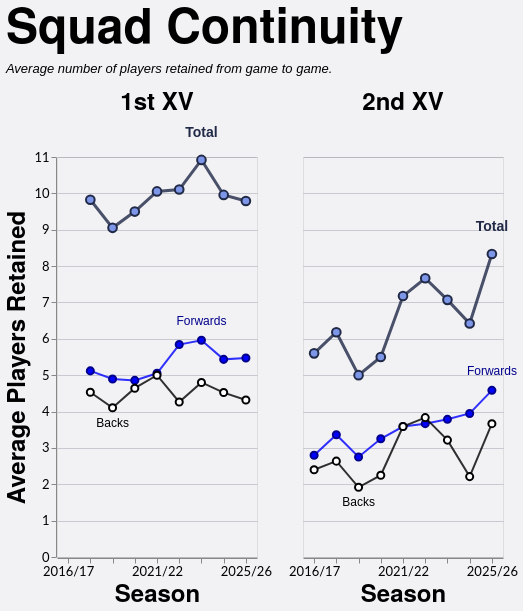

Here is the Vega-Lite specification saved for this chart:
### Vega-Lite specification from a JSON file in a GitHub repository (floating-point values rounded to 4 significant figures)
{"config": {"axis": {"labelFont": "Lato, sans-serif", "titleFont": "PT Sans Narrow, Helvetica Neue, Helvetica, Arial, sans-serif", "labelFontSize": 13, "titleFontSize": 24, "gridColor": "#202947", "gridOpacity": 0.2}, "header": {"labelFont": "PT Sans Narrow, Helvetica Neue, Helvetica, Arial, sans-serif", "titleFont": "PT Sans Narrow, Helvetica Neue, Helvetica, Arial, sans-serif", "labelFontSize": 24, "titleFontSize": 28, "labelFontWeight": "bold", "orient": "left"}, "legend": {"labelFont": "Lato, sans-serif", "titleFont": "PT Sans Narrow, Helvetica Neue, Helvetica, Arial, sans-serif", "labelFontSize": 14, "titleFontSize": 16, "titlePadding": 5, "fillColor": "white", "strokeColor": "black", "padding": 10, "titleFontWeight": "lighter", "titleFontStyle": "italic", "titleColor": "gray", "offset": 10}, "title": {"font": "PT Sans Narrow, Helvetica Neue, Helvetica, Arial, sans-serif", "fontSize": 48, "fontWeight": "bold", "anchor": "start", "align": "center", "titlePadding": 20, "subtitlePadding": 10, "subtitleFontSize": 13, "subtitleColor": "", "subtitleFontStyle": "italic", "offset": 15, "color": "black"}, "axisX": {"labelAngle": 0}, "facet": {"title": null, "header": null, "align": {"row": "each", "column": "each"}}, "resolve": {"scale": {"y": "independent", "facet": "independent"}}, "background": "#f2f1f4"}, "data": {"name": "data-ec689bdd12c7f8f3a508aaa3ac8a17eb"}, "facet": {"column": {"field": "squad", "header": {"labelExpr": "datum.value + ' XV'", "labelFontSize": 24}, "sort": ["1st", "2nd"], "title": null, "type": "nominal"}}, "spec": {"layer": [{"mark": {"type": "line", "color": "#202946", "opacity": 0.8, "point": {"filled": true, "color": "#7d96e8", "stroke": "#202946", "size": 75, "strokeWidth": 2}, "strokeWidth": 3}, "encoding": {"detail": [{"field": "unit", "type": "nominal"}], "tooltip": [{"field": "season", "title": "Season", "type": "ordinal"}, {"field": "squad", "title": "Squad", "type": "nominal"}, {"field": "unit", "title": "Unit", "type": "nominal"}, {"field": "retained", "format": ".1f", "title": "Avg Retained", "type": "quantitative"}], "x": {"axis": {"labelAngle": 0, "labelOverlap": "parity"}, "field": "season", "sort": "ascending", "title": "Season", "type": "ordinal"}, "y": {"axis": {"tickMinStep": 1}, "field": "retained", "scale": {"zero": true}, "title": "Average Players Retained", "type": "quantitative"}}, "transform": [{"filter": "(datum.unit === 'Total')"}]}, {"mark": {"type": "line", "color": "blue", "opacity": 0.8, "point": {"filled": true, "color": "blue", "stroke": "darkblue", "size": 50, "strokeWidth": 2}, "strokeWidth": 2}, "encoding": {"detail": [{"field": "unit", "type": "nominal"}], "tooltip": [{"field": "season", "title": "Season", "type": "ordinal"}, {"field": "squad", "title": "Squad", "type": "nominal"}, {"field": "unit", "title": "Unit", "type": "nominal"}, {"field": "retained", "format": ".1f", "title": "Avg Retained", "type": "quantitative"}], "x": {"axis": {"labelAngle": 0, "labelOverlap": "parity"}, "field": "season", "sort": "ascending", "title": "Season", "type": "ordinal"}, "y": {"axis": {"tickMinStep": 1}, "field": "retained", "scale": {"zero": true}, "title": "Average Players Retained", "type": "quantitative"}}, "transform": [{"filter": "(datum.unit === 'Forwards')"}]}, {"mark": {"type": "line", "color": "black", "opacity": 0.8, "point": {"filled": true, "color": "white", "stroke": "black", "size": 50, "strokeWidth": 2}, "strokeWidth": 2}, "encoding": {"detail": [{"field": "unit", "type": "nominal"}], "tooltip": [{"field": "season", "title": "Season", "type": "ordinal"}, {"field": "squad", "title": "Squad", "type": "nominal"}, {"field": "unit", "title": "Unit", "type": "nominal"}, {"field": "retained", "format": ".1f", "title": "Avg Retained", "type": "quantitative"}], "x": {"axis": {"labelAngle": 0, "labelOverlap": "parity"}, "field": "season", "sort": "ascending", "title": "Season", "type": "ordinal"}, "y": {"axis": {"tickMinStep": 1}, "field": "retained", "scale": {"zero": true}, "title": "Average Players Retained", "type": "quantitative"}}, "transform": [{"filter": "(datum.unit === 'Backs')"}]}, {"mark": {"type": "text", "align": "center", "baseline": "bottom", "color": "#202946", "dx": 0, "dy": -20, "fontSize": 14, "fontWeight": "bold"}, "encoding": {"detail": [{"field": "unit", "type": "nominal"}], "text": {"value": "Total"}, "tooltip": [{"field": "season", "title": "Season", "type": "ordinal"}, {"field": "squad", "title": "Squad", "type": "nominal"}, {"field": "unit", "title": "Unit", "type": "nominal"}, {"field": "retained", "format": ".1f", "title": "Avg Retained", "type": "quantitative"}], "x": {"field": "season", "type": "ordinal"}, "y": {"field": "retained", "type": "quantitative"}}, "transform": [{"filter": "(datum.unit === 'Total')"}, {"calculate": "toNumber(split(datum.season, '/')[0])", "as": "season_order"}, {"joinaggregate": [{"op": "max", "field": "retained", "as": "max_value"}, {"op": "min", "field": "retained", "as": "min_value"}], "groupby": ["squad"]}, {"filter": "datum.retained > 0"}, {"filter": "datum.retained == datum.max_value"}, {"window": [{"op": "row_number", "field": "", "as": "rank"}], "groupby": ["squad"], "sort": [{"field": "season_order", "order": "descending"}]}, {"filter": "datum.rank == 1"}]}, {"mark": {"type": "text", "align": "center", "baseline": "bottom", "color": "darkblue", "dx": 0, "dy": -12, "fontSize": 12, "fontWeight": "normal"}, "encoding": {"detail": [{"field": "unit", "type": "nominal"}], "text": {"value": "Forwards"}, "tooltip": [{"field": "season", "title": "Season", "type": "ordinal"}, {"field": "squad", "title": "Squad", "type": "nominal"}, {"field": "unit", "title": "Unit", "type": "nominal"}, {"field": "retained", "format": ".1f", "title": "Avg Retained", "type": "quantitative"}], "x": {"field": "season", "type": "ordinal"}, "y": {"field": "retained", "type": "quantitative"}}, "transform": [{"filter": "(datum.unit === 'Forwards')"}, {"calculate": "toNumber(split(datum.season, '/')[0])", "as": "season_order"}, {"joinaggregate": [{"op": "max", "field": "retained", "as": "max_value"}, {"op": "min", "field": "retained", "as": "min_value"}], "groupby": ["squad"]}, {"filter": "datum.retained > 0"}, {"filter": "datum.retained == datum.max_value"}, {"window": [{"op": "row_number", "field": "", "as": "rank"}], "groupby": ["squad"], "sort": [{"field": "season_order", "order": "descending"}]}, {"filter": "datum.rank == 1"}]}, {"mark": {"type": "text", "align": "center", "baseline": "top", "color": "black", "dx": 0, "dy": 10, "fontSize": 12, "fontWeight": "normal"}, "encoding": {"detail": [{"field": "unit", "type": "nominal"}], "text": {"value": "Backs"}, "tooltip": [{"field": "season", "title": "Season", "type": "ordinal"}, {"field": "squad", "title": "Squad", "type": "nominal"}, {"field": "unit", "title": "Unit", "type": "nominal"}, {"field": "retained", "format": ".1f", "title": "Avg Retained", "type": "quantitative"}], "x": {"field": "season", "type": "ordinal"}, "y": {"field": "retained", "type": "quantitative"}}, "transform": [{"filter": "(datum.unit === 'Backs')"}, {"calculate": "toNumber(split(datum.season, '/')[0])", "as": "season_order"}, {"joinaggregate": [{"op": "max", "field": "retained", "as": "max_value"}, {"op": "min", "field": "retained", "as": "min_value"}], "groupby": ["squad"]}, {"filter": "datum.retained > 0"}, {"filter": "datum.retained == datum.min_value"}, {"window": [{"op": "row_number", "field": "", "as": "rank"}], "groupby": ["squad"], "sort": [{"field": "season_order", "order": "descending"}]}, {"filter": "datum.rank == 1"}]}], "height": 400, "width": 200}, "spacing": 30, "title": {"text": "Squad Continuity", "subtitle": ["Average number of players retained from game to game."]}, "$schema": "https://vega.github.io/schema/vega-lite/v5.20.1.json", "datasets": {"data-ec689bdd12c7f8f3a508aaa3ac8a17eb": [{"season": "2017/18", "squad": "1st", "unit": "Total", "retained": 9.824}, {"season": "2017/18", "squad": "1st", "unit": "Forwards", "retained": 5.118}, {"season": "2017/18", "squad": "1st", "unit": "Backs", "retained": 4.529}, {"season": "2018/19", "squad": "1st", "unit": "Total", "retained": 9.053}, {"season": "2018/19", "squad": "1st", "unit": "Forwards", "retained": 4.895}, {"season": "2018/19", "squad": "1st", "unit": "Backs", "retained": 4.105}, {"season": "2019/20", "squad": "1st", "unit": "Total", "retained": 9.5}, {"season": "2019/20", "squad": "1st", "unit": "Forwards", "retained": 4.857}, {"season": "2019/20", "squad": "1st", "unit": "Backs", "retained": 4.643}, {"season": "2021/22", "squad": "1st", "unit": "Total", "retained": 10.05}, {"season": "2021/22", "squad": "1st", "unit": "Forwards", "retained": 5.053}, {"season": "2021/22", "squad": "1st", "unit": "Backs", "retained": 5.0}, {"season": "2022/23", "squad": "1st", "unit": "Total", "retained": 10.11}, {"season": "2022/23", "squad": "1st", "unit": "Forwards", "retained": 5.842}, {"season": "2022/23", "squad": "1st", "unit": "Backs", "retained": 4.263}, {"season": "2023/24", "squad": "1st", "unit": "Total", "retained": 10.92}, {"season": "2023/24", "squad": "1st", "unit": "Forwards", "retained": 5.96}, {"season": "2023/24", "squad": "1st", "unit": "Backs", "retained": 4.8}, {"season": "2024/25", "squad": "1st", "unit": "Total", "retained": 9.957}, {"season": "2024/25", "squad": "1st", "unit": "Forwards", "retained": 5.435}, {"season": "2024/25", "squad": "1st", "unit": "Backs", "retained": 4.522}, {"season": "2025/26", "squad": "1st", "unit": "Total", "retained": 9.789}, {"season": "2025/26", "squad": "1st", "unit": "Forwards", "retained": 5.474}, {"season": "2025/26", "squad": "1st", "unit": "Backs", "retained": 4.316}, {"season": "2016/17", "squad": "2nd", "unit": "Total", "retained": 5.6}, {"season": "2016/17", "squad": "2nd", "unit": "Forwards", "retained": 2.8}, {"season": "2016/17", "squad": "2nd", "unit": "Backs", "retained": 2.4}, {"season": "2017/18", "squad": "2nd", "unit": "Total", "retained": 6.182}, {"season": "2017/18", "squad": "2nd", "unit": "Forwards", "retained": 3.364}, {"season": "2017/18", "squad": "2nd", "unit": "Backs", "retained": 2.636}, {"season": "2018/19", "squad": "2nd", "unit": "Total", "retained": 5.0}, {"season": "2018/19", "squad": "2nd", "unit": "Forwards", "retained": 2.75}, {"season": "2018/19", "squad": "2nd", "unit": "Backs", "retained": 1.917}, {"season": "2019/20", "squad": "2nd", "unit": "Total", "retained": 5.5}, {"season": "2019/20", "squad": "2nd", "unit": "Forwards", "retained": 3.25}, {"season": "2019/20", "squad": "2nd", "unit": "Backs", "retained": 2.25}, {"season": "2021/22", "squad": "2nd", "unit": "Total", "retained": 7.176}, {"season": "2021/22", "squad": "2nd", "unit": "Forwards", "retained": 3.588}, {"season": "2021/22", "squad": "2nd", "unit": "Backs", "retained": 3.588}, {"season": "2022/23", "squad": "2nd", "unit": "Total", "retained": 7.667}, {"season": "2022/23", "squad": "2nd", "unit": "Forwards", "retained": 3.667}, {"season": "2022/23", "squad": "2nd", "unit": "Backs", "retained": 3.833}, {"season": "2023/24", "squad": "2nd", "unit": "Total", "retained": 7.071}, {"season": "2023/24", "squad": "2nd", "unit": "Forwards", "retained": 3.786}, {"season": "2023/24", "squad": "2nd", "unit": "Backs", "retained": 3.214}, {"season": "2024/25", "squad": "2nd", "unit": "Total", "retained": 6.421}, {"season": "2024/25", "squad": "2nd", "unit": "Forwards", "retained": 3.947}, {"season": "2024/25", "squad": "2nd", "unit": "Backs", "retained": 2.211}, {"season": "2025/26", "squad": "2nd", "unit": "Total", "retained": 8.333}, {"season": "2025/26", "squad": "2nd", "unit": "Forwards", "retained": 4.583}, {"season": "2025/26", "squad": "2nd", "unit": "Backs", "retained": 3.667}]}}
